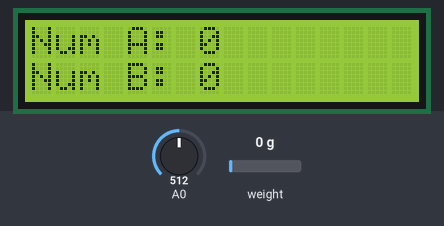
Bench run of a sketch on a simulated Arduino Uno, built with avr-gcc and run on an emulated ATmega328P. Parts: 16×2 character LCD. The test bench sets the inputs (shaded band); at power-on: A0 = 512, weight on the scale 0 g. What the sketch prints to the serial monitor is not drawn.

Above: at 3.6 s.
3.7 s: A0 set to 66
5.7 s: A0 set to 56
At 6.5 s:
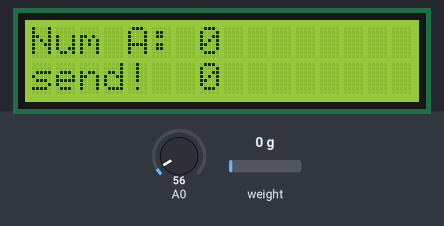
7.7 s: weight on the scale set to 510 g
At 12.7 s:
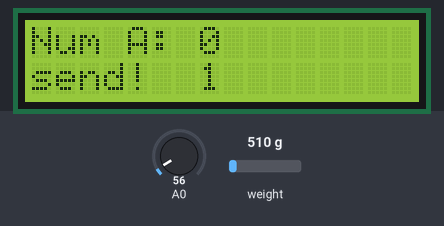
12.9 s: A0 set to 122
At 14.5 s:
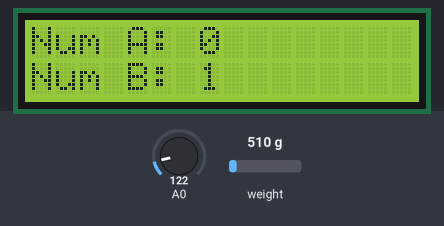
15.1 s: A0 set to 50
At 15.9 s:
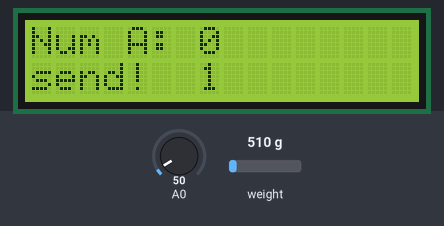
17.1 s: A0 set to 70
At 18.6 s:
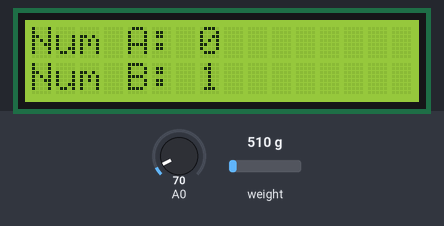
Timing chart, 0 to 20.1 s (numbered marks = the images above; inputs shaded):
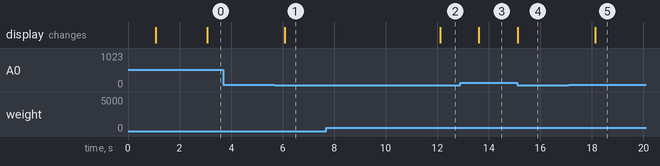

Measured:
- the behaviour switches between 60 and 59 on A0 (found by bisection; images 0 and 1)
- after the input at 3.7 s, every drawn part: stays the same
- after the input at 5.7 s, the display: changes after 0.39 s (image 1)
- after the input at 7.7 s, the display: changes after 4.4 s (image 2)
- after the input at 12.9 s, the display: changes after 0.72 s (image 3)
- after the input at 15.1 s, the display: changes at once (image 4)
- after the input at 17.1 s, the display: changes after 1.0 s (image 5)

The sketch:

arduino_2.ino
```cpp
#include <LiquidCrystal.h>
#include "HX711.h"

//LCD使用到的PIN腳
const int pin_RS = 8;
const int pin_EN = 9;
const int pin_D4 = 4;
const int pin_D5 = 5;
const int pin_D6 = 6;
const int pin_D7 = 7;

//HX711使用到的PIN腳
const int DT_PIN = 12;
const int SCK_PIN = 11;

/*
重量的比例參數
HX711測到的是「電流」
將電流訊號轉換成重量的比例
由於沒有真實重量的值，下面的比例是我亂寫的
*/
const int scale_factor = 100;

//填入正確的PIN腳，建立LCD物件
LiquidCrystal lcd( pin_RS,  pin_EN,  pin_D4,  pin_D5,  pin_D6,  pin_D7);

//建立HX711物件
HX711 scale;

//紀錄上一筆weight，由於weight訊號可能會有小幅度的上下跳動，所以紀錄上一筆的weight
//如果 weight 與 last_weight 差異太小，就當作是誤差，不理它
int last_weight = 0;
//如果weight長期沒有改變，就當作訊號穩定了
//這裡的「長期」，是指重複兩次
int timer = 2;
//顯示出來的weight，因為weight會有各種誤差，需要經過穩定確認才能確定這是我們要的weight
int present_weight = 0;
//上一筆present_weight，用來計算真的重量差，
int last_present_weight = 0;
//總數
int num = 0;
//兩種輪框的個別數量
int nums[2] = {0, 0};

void setup() {
  Serial.begin(9600);
	scale.begin(DT_PIN, SCK_PIN);

  //稱重功能初始化，並將資訊顯示在LCD上
	lcd.begin(16, 2);
	lcd.setCursor(0,0);
	lcd.print("Measure Weight");
	lcd.setCursor(0,1);
	lcd.print("Initializing...");
	scale.set_scale(scale_factor);
	scale.tare();

  //稱重功能初始化完成，將資訊顯示在LCD上
  lcd.clear();
	lcd.setCursor(0,0);
	lcd.print("Measure Weight");
	lcd.setCursor(0,1);
	lcd.print("Finishing");
	delay(1000);
}

void loop() {
  //取得重量訊號
	int weight = scale.get_units(10);
  //如果因為校正沒有做好，導致訊號變成負的，可能會導致bug，所以做這個防呆
	if(weight < 0){
		weight = 0;
	}
  //穩定檢查，先去掉變化太少的雜訊，然後當數據重複兩次了，它才會更新呈現出來的訊號
  if(weight != last_weight){  //如果weight發生了改變
    if(weight - last_weight > 5 || weight - last_weight < 5){ //但改變的幅度太小
      timer = 2;
    }else{  //改變的夠大
      timer--;
      if(timer == 0){
        timer = 2;
        present_weight = weight;
      }
    }
  }else{
    timer--;
    if(timer == 0){
      timer = 2;
      present_weight = weight;
    }
  }

  if(present_weight - last_present_weight > 460 && present_weight - last_present_weight < 485){
    nums[0]++;
    num++;
  }else if(present_weight - last_present_weight > 485 && present_weight - last_present_weight < 520){
    nums[1]++;
    num++;
  }else if(present_weight - last_present_weight < -485 && present_weight - last_present_weight > -520){
    nums[1]--;
    num--;
  }else if(present_weight - last_present_weight < -460 && present_weight - last_present_weight > -485){
    nums[0]--;
    num--;
  }
  //輸出Num A 到LCD
  lcd.clear();
  lcd.setCursor(0, 0);
	lcd.print("Num A:");
	lcd.setCursor(7,0);
	lcd.print(nums[0]);
  //輸出Num B 到LCD
  lcd.setCursor(0, 1);
  lcd.print("Num B:");
  lcd.setCursor(7, 1);
  lcd.print(nums[1]);

  int x;
  x = analogRead (0);  //讀取A0的值
  lcd.setCursor(0,1); //把游標移到第2行第11個字
  if (x < 60){
    lcd.print ("send! ");
    Serial.println(present_weight);
    Serial.println(num);
    Serial.println(nums[0]);
    Serial.print(nums[1]);
  }
  last_weight = weight;
  if(last_present_weight != present_weight){
    last_present_weight = present_weight;
  }
  delay(500);
}
```
